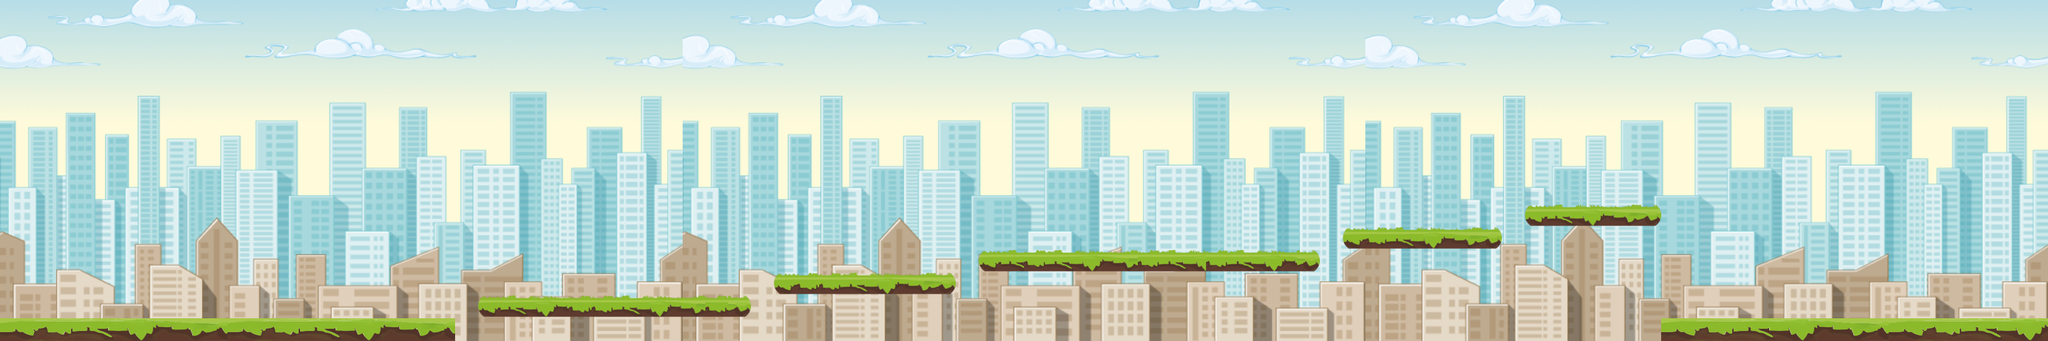

The image is a tile-based game level rendered from a .tmx file. Its description and source (layers, tilesets, objects; grid data summarised) follow:
An orthogonal 90x15 tile map with 32x32 px tiles, 2 tile layers (Background, Platforms), 15 tilesets and 79 objects (34x Coin, 17x Leaf, 4x Attention, 2x Lamp, PaperTrash, ...).

<map version="1.9" tiledversion="1.9.2" orientation="orthogonal" renderorder="right-down" width="90" height="15" tilewidth="32" tileheight="32" infinite="0" nextlayerid="6" nextobjectid="364">
 <tileset firstgid="1" source="platform (1).tsx" />
 <tileset firstgid="11" source="curved_platform.tsx" />
 <tileset firstgid="18" source="leaf_coin.tsx" />
 <tileset firstgid="19" source="coin.tsx" />
 <tileset firstgid="20" source="background (1).tsx" />
 <tileset firstgid="470" source="fixed_car.tsx" />
 <tileset firstgid="471" source="car.tsx" />
 <tileset firstgid="472" source="fixed_paper_trash.tsx" />
 <tileset firstgid="473" source="paper_trash.tsx" />
 <tileset firstgid="474" source="house.tsx" />
 <tileset firstgid="475" source="lamp.tsx" />
 <tileset firstgid="476" source="fixed_lamp.tsx" />
 <tileset firstgid="477" source="ville.tsx" />
 <tileset firstgid="502" source="fixed_house.tsx" />
 <tileset firstgid="503" source="avertissement.tsx" />
 <layer id="5" name="Background" width="90" height="15">
  <data>[1350 cells, 1350 non-empty, 450 distinct tile ids]</data>
 </layer>
 <layer id="2" name="Platforms" width="90" height="15">
  <data>[1350 cells, 85 non-empty, 17 distinct tile ids]</data>
 </layer>
 <objectgroup id="4" name="SpawnComponents">
  <object id="124" class="Coin" gid="19" x="576" y="320" width="32" height="32" />
  <object id="125" class="Coin" gid="19" x="544" y="352" width="32" height="32" />
  <object id="126" class="Coin" gid="19" x="512" y="384" width="32" height="32" />
  <object id="128" class="Coin" gid="19" x="448" y="448" width="32" height="32" />
  <object id="129" class="Coin" gid="19" x="480" y="416" width="32" height="32" />
  <object id="145" class="Leaf" gid="18" x="192" y="320" width="32" height="32" />
  <object id="146" class="Leaf" gid="18" x="160" y="352" width="32" height="32" />
  <object id="147" class="Leaf" gid="18" x="128" y="384" width="32" height="32" />
  <object id="148" class="Leaf" gid="18" x="96" y="416" width="32" height="32" />
  <object id="149" class="Leaf" gid="18" x="64" y="448" width="32" height="32" />
  <object id="163" class="Leaf" gid="18" x="699" y="321" width="32" height="32" />
  <object id="167" class="Leaf" gid="18" x="699" y="289" width="32" height="32" />
  <object id="168" class="Leaf" gid="18" x="699" y="257" width="32" height="32" />
  <object id="169" class="Leaf" gid="18" x="699" y="353" width="32" height="32" />
  <object id="170" class="Coin" gid="19" x="1120" y="324" width="32" height="32" />
  <object id="171" class="Coin" gid="19" x="1120" y="260" width="32" height="32" />
  <object id="172" class="Coin" gid="19" x="1120" y="292" width="32" height="32" />
  <object id="173" class="Coin" gid="19" x="1120" y="356" width="32" height="32" />
  <object id="174" class="Coin" gid="19" x="1289" y="320" width="32" height="32" />
  <object id="175" class="Coin" gid="19" x="1289" y="256" width="32" height="32" />
  <object id="176" class="Coin" gid="19" x="1289" y="288" width="32" height="32" />
  <object id="177" class="Coin" gid="19" x="1289" y="352" width="32" height="32" />
  <object id="252" class="Leaf" gid="18" x="1376" y="293" width="32" height="32" />
  <object id="253" class="Leaf" gid="18" x="1397" y="256" width="32" height="32" />
  <object id="254" class="Leaf" gid="18" x="1461" y="256" width="32" height="32" />
  <object id="255" class="Leaf" gid="18" x="1493" y="288" width="32" height="32" />
  <object id="258" class="Coin" gid="19" x="1696" y="288" width="32" height="32" />
  <object id="259" class="Coin" gid="19" x="1728" y="256" width="32" height="32" />
  <object id="260" class="Coin" gid="19" x="1760" y="224" width="32" height="32" />
  <object id="261" class="Coin" gid="19" x="1825" y="291" width="32" height="32" />
  <object id="262" class="Leaf" gid="18" x="1429" y="224" width="32" height="32" />
  <object id="264" class="Coin" gid="19" x="1792" y="256" width="32" height="32" />
  <object id="266" class="Coin" gid="19" x="2144" y="192" width="32" height="32" />
  <object id="267" class="Coin" gid="19" x="2176" y="224" width="32" height="32" />
  <object id="268" class="Coin" gid="19" x="2208" y="256" width="32" height="32" />
  <object id="274" class="Leaf" gid="18" x="1984" y="256" width="32" height="32" />
  <object id="275" class="Leaf" gid="18" x="2016.5" y="224" width="32" height="32" />
  <object id="276" class="Coin" gid="19" x="2432" y="320" width="32" height="32" />
  <object id="277" class="Coin" gid="19" x="2464" y="352" width="32" height="32" />
  <object id="278" class="Coin" gid="19" x="2496" y="384" width="32" height="32" />
  <object id="279" class="Coin" gid="19" x="2560" y="320" width="32" height="32" />
  <object id="280" class="Coin" gid="19" x="2592" y="352" width="32" height="32" />
  <object id="281" class="Coin" gid="19" x="2624" y="384" width="32" height="32" />
  <object id="282" class="Coin" gid="19" x="2688" y="320" width="32" height="32" />
  <object id="283" class="Coin" gid="19" x="2720" y="352" width="32" height="32" />
  <object id="284" class="Coin" gid="19" x="2752" y="384" width="32" height="32" />
  <object id="285" class="Leaf" gid="18" x="1952" y="288" width="32" height="32" />
  <object id="292" class="PaperTrash" gid="473" x="1572.33" y="367.334" width="80.6667" height="63.7829" />
  <object id="293" class="PaperCan" gid="472" x="1574.84" y="353.577" width="71.2868" height="109.744" />
  <object id="294" class="House" gid="474" x="754.942" y="420.342" width="201.635" height="128.736" />
  <object id="296" class="Lamp" gid="475" x="1128.67" y="399.333" width="166.667" height="166.667" />
  <object id="297" class="FixedLamp" gid="476" x="1128.67" y="399.333" width="166.667" height="166.667" />
  <object id="307" class="Lamp" gid="475" x="3745.83" y="-205.667" width="180" height="180" />
  <object id="308" gid="476" x="3745.83" y="-205.667" width="180" height="180" />
  <object id="339" class="Pizza" gid="480" x="2032.83" y="338.334" width="50" height="50" />
  <object id="342" class="SodaCan" gid="488" x="2267.83" y="299" width="64" height="50" />
  <object id="343" class="Container" gid="486" x="2153.5" y="287" width="50" height="50" />
  <object id="344" class="Can" gid="487" x="1896.83" y="323.667" width="50" height="50" />
  <object id="345" class="position" x="65" y="337">
   <point />
  </object>
  <object id="346" class="Wall" x="2870" y="-1" width="10" height="483">
   <properties>
    <property name="NextLevel" value="FinalVille.tmx" />
   </properties>
  </object>
  <object id="348" class="pause" x="641" y="471.333" width="1695" height="6.66667" />
  <object id="351" class="Car" gid="471" x="199" y="453.833" width="184" height="96" />
  <object id="352" class="FixedCar" gid="470" x="225" y="448.167" width="132" height="74" />
  <object id="353" class="Coin" gid="19" x="987" y="321" width="32" height="32" />
  <object id="354" class="Coin" gid="19" x="987" y="257" width="32" height="32" />
  <object id="355" class="Coin" gid="19" x="987" y="289" width="32" height="32" />
  <object id="356" class="Coin" gid="19" x="987" y="353" width="32" height="32" />
  <object id="359" class="FixedHouse" gid="502" x="752.917" y="421.667" width="205.083" height="132.667" />
  <object id="360" class="Attention" gid="503" x="288" y="285.333" width="64" height="64" />
  <object id="361" class="Attention" gid="503" x="806.667" y="241.333" width="64" height="64" />
  <object id="362" class="Attention" gid="503" x="1186.67" y="197.333" width="64" height="64" />
  <object id="363" class="Attention" gid="503" x="1572" y="176" width="64" height="64" />
 </objectgroup>
 <objectgroup id="3" name="Platforms">
  <object id="2" x="670.667" y="422" width="384.667" height="24.6667" />
  <object id="3" x="1089.33" y="389.333" width="254.667" height="26" />
  <object id="4" x="1375.67" y="360" width="481" height="24" />
  </objectgroup>
</map>
<!-- 4 of 79 objects omitted -->
